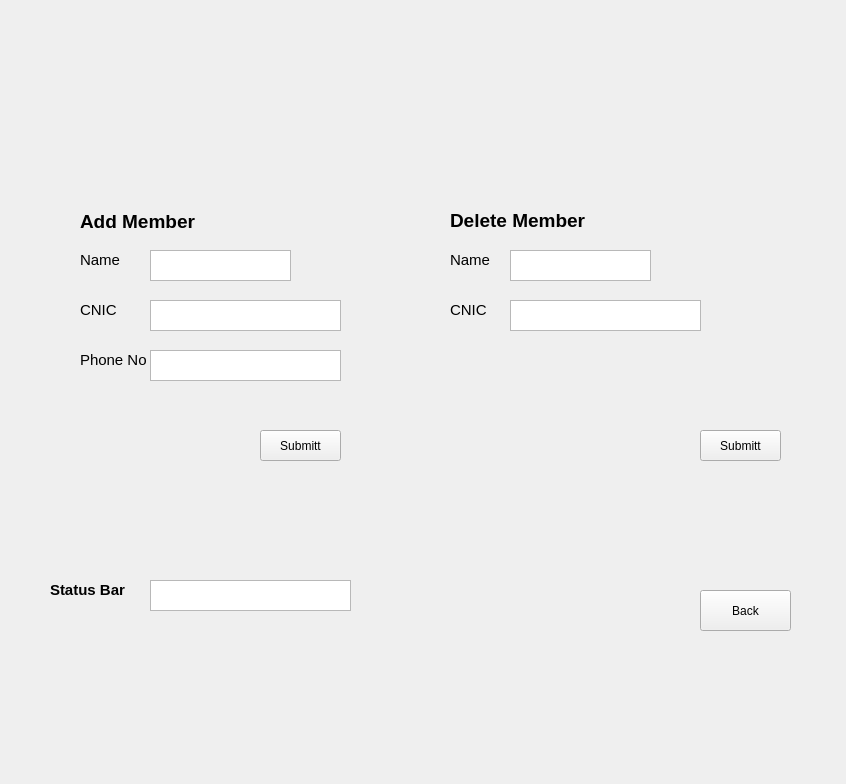
<?xml version="1.0" encoding="UTF-8"?>
<ui version="4.0">
 <class>ModifyStaff</class>
 <widget class="QWidget" name="ModifyStaff">
  <property name="geometry">
   <rect>
    <x>0</x>
    <y>0</y>
    <width>846</width>
    <height>784</height>
   </rect>
  </property>
  <property name="windowTitle">
   <string>ModifyStaff</string>
  </property>
  <widget class="QLabel" name="label_2">
   <property name="geometry">
    <rect>
     <x>450</x>
     <y>200</y>
     <width>171</width>
     <height>41</height>
    </rect>
   </property>
   <property name="text">
    <string>&lt;html&gt;&lt;head/&gt;&lt;body&gt;&lt;p&gt;&lt;span style=&quot; font-size:14pt; font-weight:600;&quot;&gt;Delete Member&lt;/span&gt;&lt;/p&gt;&lt;/body&gt;&lt;/html&gt;</string>
   </property>
  </widget>
  <widget class="QLabel" name="label_7">
   <property name="geometry">
    <rect>
     <x>450</x>
     <y>250</y>
     <width>51</width>
     <height>21</height>
    </rect>
   </property>
   <property name="text">
    <string>&lt;html&gt;&lt;head/&gt;&lt;body&gt;&lt;p&gt;&lt;span style=&quot; font-size:11pt;&quot;&gt;Name&lt;/span&gt;&lt;/p&gt;&lt;/body&gt;&lt;/html&gt;</string>
   </property>
  </widget>
  <widget class="QTextEdit" name="AddMemberName">
   <property name="geometry">
    <rect>
     <x>150</x>
     <y>250</y>
     <width>141</width>
     <height>31</height>
    </rect>
   </property>
  </widget>
  <widget class="QTextEdit" name="ddMemberCnic">
   <property name="geometry">
    <rect>
     <x>150</x>
     <y>300</y>
     <width>191</width>
     <height>31</height>
    </rect>
   </property>
  </widget>
  <widget class="QPushButton" name="SubmittDeleteMember">
   <property name="geometry">
    <rect>
     <x>700</x>
     <y>430</y>
     <width>81</width>
     <height>31</height>
    </rect>
   </property>
   <property name="text">
    <string>Submitt</string>
   </property>
  </widget>
  <widget class="QTextEdit" name="AddMemberPhone">
   <property name="geometry">
    <rect>
     <x>150</x>
     <y>350</y>
     <width>191</width>
     <height>31</height>
    </rect>
   </property>
  </widget>
  <widget class="QLabel" name="label_3">
   <property name="geometry">
    <rect>
     <x>80</x>
     <y>250</y>
     <width>51</width>
     <height>21</height>
    </rect>
   </property>
   <property name="text">
    <string>&lt;html&gt;&lt;head/&gt;&lt;body&gt;&lt;p&gt;&lt;span style=&quot; font-size:11pt;&quot;&gt;Name&lt;/span&gt;&lt;/p&gt;&lt;/body&gt;&lt;/html&gt;</string>
   </property>
  </widget>
  <widget class="QTextEdit" name="DeleteMemberCnic">
   <property name="geometry">
    <rect>
     <x>510</x>
     <y>300</y>
     <width>191</width>
     <height>31</height>
    </rect>
   </property>
  </widget>
  <widget class="QLabel" name="label_5">
   <property name="geometry">
    <rect>
     <x>80</x>
     <y>350</y>
     <width>71</width>
     <height>21</height>
    </rect>
   </property>
   <property name="text">
    <string>&lt;html&gt;&lt;head/&gt;&lt;body&gt;&lt;p&gt;&lt;span style=&quot; font-size:11pt;&quot;&gt;Phone No&lt;/span&gt;&lt;/p&gt;&lt;/body&gt;&lt;/html&gt;</string>
   </property>
  </widget>
  <widget class="QPushButton" name="SubmittAddMember">
   <property name="geometry">
    <rect>
     <x>260</x>
     <y>430</y>
     <width>81</width>
     <height>31</height>
    </rect>
   </property>
   <property name="text">
    <string>Submitt</string>
   </property>
  </widget>
  <widget class="QLabel" name="label_4">
   <property name="geometry">
    <rect>
     <x>80</x>
     <y>300</y>
     <width>51</width>
     <height>21</height>
    </rect>
   </property>
   <property name="text">
    <string>&lt;html&gt;&lt;head/&gt;&lt;body&gt;&lt;p&gt;&lt;span style=&quot; font-size:11pt;&quot;&gt;CNIC&lt;/span&gt;&lt;/p&gt;&lt;/body&gt;&lt;/html&gt;</string>
   </property>
  </widget>
  <widget class="QLabel" name="label_6">
   <property name="geometry">
    <rect>
     <x>450</x>
     <y>300</y>
     <width>51</width>
     <height>21</height>
    </rect>
   </property>
   <property name="text">
    <string>&lt;html&gt;&lt;head/&gt;&lt;body&gt;&lt;p&gt;&lt;span style=&quot; font-size:11pt;&quot;&gt;CNIC&lt;/span&gt;&lt;/p&gt;&lt;/body&gt;&lt;/html&gt;</string>
   </property>
  </widget>
  <widget class="QLabel" name="label">
   <property name="geometry">
    <rect>
     <x>80</x>
     <y>210</y>
     <width>131</width>
     <height>21</height>
    </rect>
   </property>
   <property name="text">
    <string>&lt;html&gt;&lt;head/&gt;&lt;body&gt;&lt;p&gt;&lt;span style=&quot; font-size:14pt; font-weight:600;&quot;&gt;Add Member&lt;/span&gt;&lt;/p&gt;&lt;/body&gt;&lt;/html&gt;</string>
   </property>
  </widget>
  <widget class="QTextEdit" name="DeleteMemberName">
   <property name="geometry">
    <rect>
     <x>510</x>
     <y>250</y>
     <width>141</width>
     <height>31</height>
    </rect>
   </property>
  </widget>
  <widget class="QPushButton" name="Backbutton">
   <property name="geometry">
    <rect>
     <x>700</x>
     <y>590</y>
     <width>91</width>
     <height>41</height>
    </rect>
   </property>
   <property name="text">
    <string>Back</string>
   </property>
  </widget>
  <widget class="QTextEdit" name="StatusBar">
   <property name="geometry">
    <rect>
     <x>150</x>
     <y>580</y>
     <width>201</width>
     <height>31</height>
    </rect>
   </property>
  </widget>
  <widget class="QLabel" name="label_8">
   <property name="geometry">
    <rect>
     <x>50</x>
     <y>580</y>
     <width>91</width>
     <height>21</height>
    </rect>
   </property>
   <property name="text">
    <string>&lt;html&gt;&lt;head/&gt;&lt;body&gt;&lt;p&gt;&lt;span style=&quot; font-size:11pt; font-weight:600;&quot;&gt;Status Bar&lt;/span&gt;&lt;/p&gt;&lt;/body&gt;&lt;/html&gt;</string>
   </property>
  </widget>
 </widget>
 <layoutdefault spacing="6" margin="11"/>
 <resources/>
 <connections>
  <connection>
   <sender>Backbutton</sender>
   <signal>clicked()</signal>
   <receiver>ModifyStaff</receiver>
   <slot>Backbutton()</slot>
   <hints>
    <hint type="sourcelabel">
     <x>745</x>
     <y>610</y>
    </hint>
    <hint type="destinationlabel">
     <x>422</x>
     <y>391</y>
    </hint>
   </hints>
  </connection>
  <connection>
   <sender>SubmittAddMember</sender>
   <signal>clicked()</signal>
   <receiver>ModifyStaff</receiver>
   <slot>AddMember()</slot>
   <hints>
    <hint type="sourcelabel">
     <x>300</x>
     <y>445</y>
    </hint>
    <hint type="destinationlabel">
     <x>422</x>
     <y>391</y>
    </hint>
   </hints>
  </connection>
  <connection>
   <sender>SubmittDeleteMember</sender>
   <signal>clicked()</signal>
   <receiver>ModifyStaff</receiver>
   <slot>DeleteMemeber()</slot>
   <hints>
    <hint type="sourcelabel">
     <x>740</x>
     <y>445</y>
    </hint>
    <hint type="destinationlabel">
     <x>422</x>
     <y>391</y>
    </hint>
   </hints>
  </connection>
 </connections>
 <slots>
  <slot>Backbutton()</slot>
  <slot>AddMember()</slot>
  <slot>DeleteMemeber()</slot>
 </slots>
</ui>
